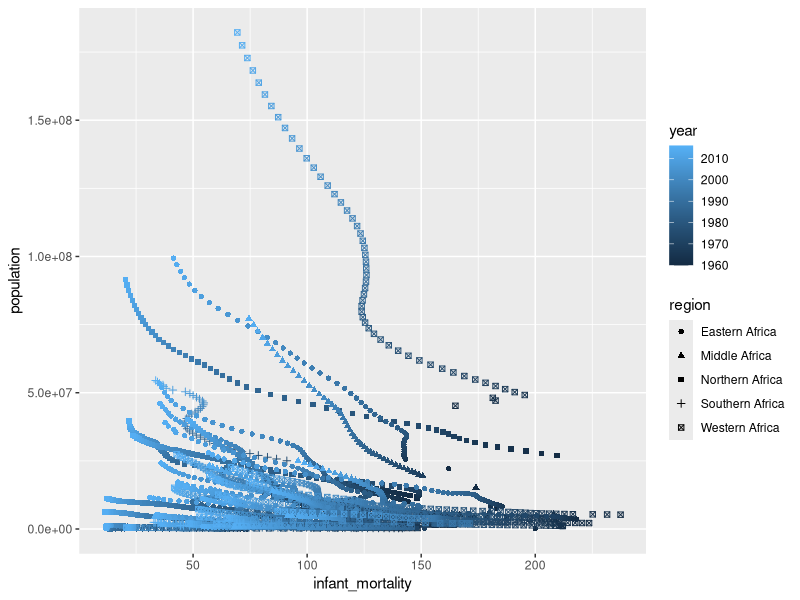
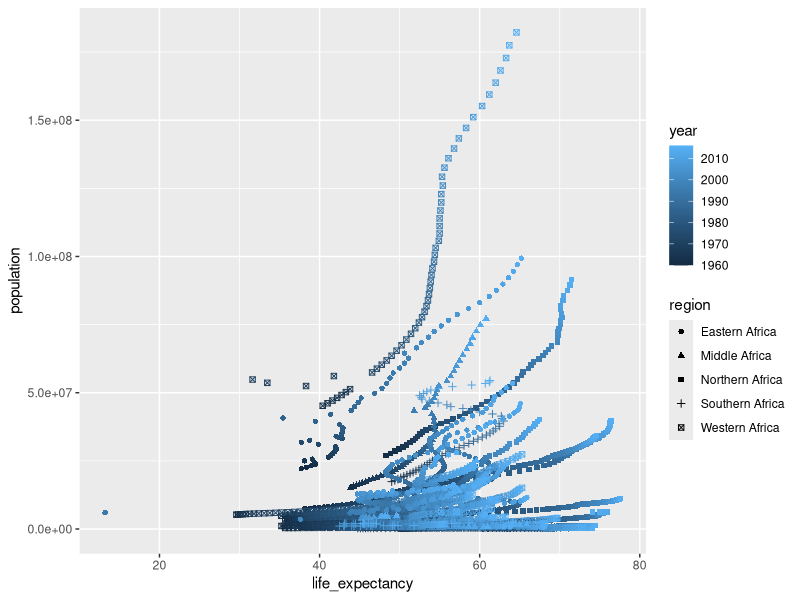

Recreate these plots in R, in order.
## ---- chunk 1
library(dslabs)
#library(gapminder)

#summary(data(gapminder))
### above is what caused my weird data

#look at help files for gapminder
help(gapminder)
#overview of data structure
str(gapminder)
#summary of data
summary(gapminder)
#determine type of object gapminder is
class(gapminder)

## ---- chunk 2
library(tidyverse)
library(dplyr)
## ---- chunk 3
africadata<-gapminder%>%
  filter(continent=="Africa")
## ---- chunk 4
str(africadata)
summary(africadata)
class(africadata)
## ---- chunk 5
Ainfant_mortality<-africadata%>%
  select(infant_mortality)
str(Ainfant_mortality)
summary(Ainfant_mortality)
Alife_expectancy<-africadata%>%
  select(life_expectancy)
str(Alife_expectancy)
summary(Alife_expectancy)
## ---- chunk 6
africadata%>%
  ggplot(aes(infant_mortality, population))+
  geom_point(aes(color=year, shape=region))
## ---- chunk 7
africadata%>%
  ggplot(aes(life_expectancy, population))+
  geom_point(aes(shape=region, color=year))
## ---- chunk 8
summary(africadata$year)
## ---- chunk 9
africadata%>%
  select(year, infant_mortality)%>%
  filter(is.na(infant_mortality))%>%
  count(year)
## ---- chunk 10
AD2K<-africadata%>%
  filter(year=="2000")

summary(AD2K)
str(AD2K)

## ---- chunk 11
Fit1<- lm(AD2K$life_expectancy~AD2K$infant_mortality)
summary(Fit1)
## ---- chunk 12
Fit2<- lm(AD2K$life_expectancy~AD2K$population)
summary(Fit2)
